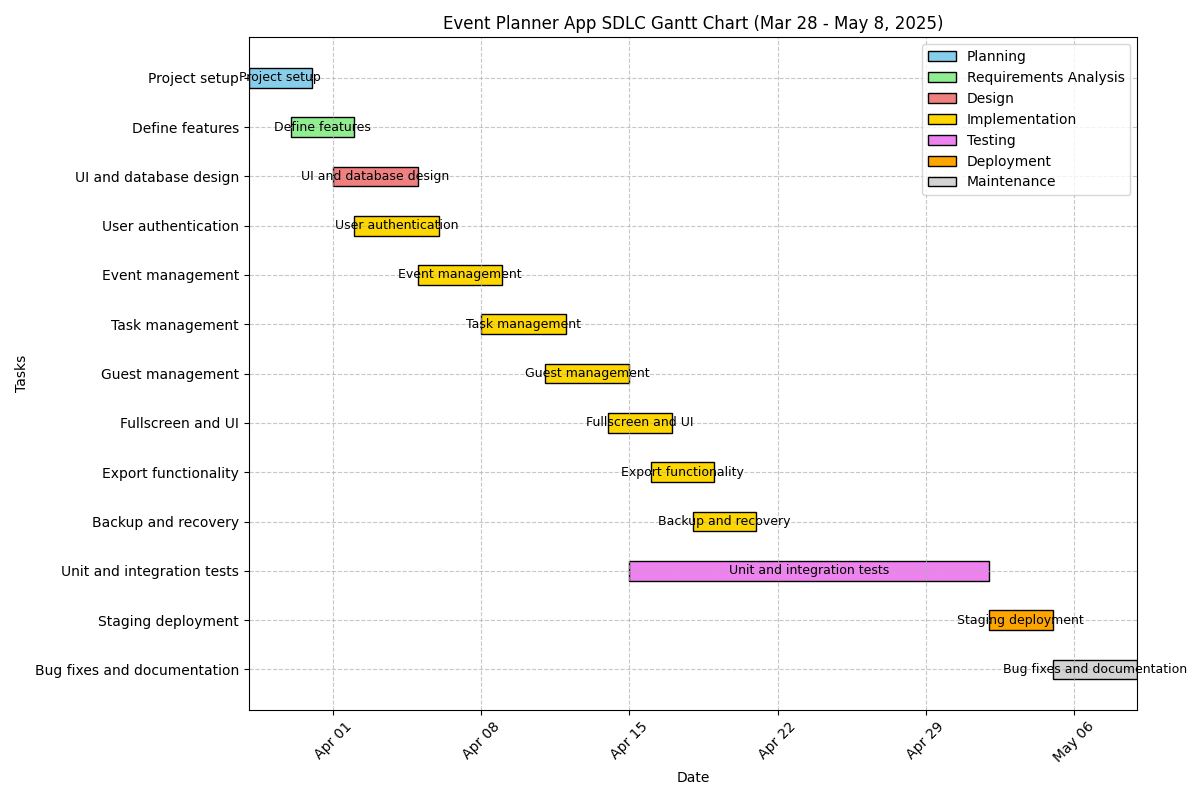

This chart was generated by the following Python code:
import matplotlib.pyplot as plt
import matplotlib.dates as mdates
from datetime import datetime, timedelta

# Project timeline
start_date = datetime(2025, 3, 28)
end_date = datetime(2025, 5, 8)

# Tasks mapped to SDLC phases (feature-related)
tasks = [
    # Planning
    {"phase": "Planning", "task": "Project setup", "start": datetime(2025, 3, 28), "duration": 3},
    # Requirements Analysis
    {"phase": "Requirements Analysis", "task": "Define features", "start": datetime(2025, 3, 30), "duration": 3},
    # Design
    {"phase": "Design", "task": "UI and database design", "start": datetime(2025, 4, 1), "duration": 4},
    # Implementation
    {"phase": "Implementation", "task": "User authentication", "start": datetime(2025, 4, 2), "duration": 4},
    {"phase": "Implementation", "task": "Event management", "start": datetime(2025, 4, 5), "duration": 4},
    {"phase": "Implementation", "task": "Task management", "start": datetime(2025, 4, 8), "duration": 4},
    {"phase": "Implementation", "task": "Guest management", "start": datetime(2025, 4, 11), "duration": 4},
    {"phase": "Implementation", "task": "Fullscreen and UI", "start": datetime(2025, 4, 14), "duration": 3},
    {"phase": "Implementation", "task": "Export functionality", "start": datetime(2025, 4, 16), "duration": 3},
    {"phase": "Implementation", "task": "Backup and recovery", "start": datetime(2025, 4, 18), "duration": 3},
    # Testing
    {"phase": "Testing", "task": "Unit and integration tests", "start": datetime(2025, 4, 15), "duration": 17},
    # Deployment
    {"phase": "Deployment", "task": "Staging deployment", "start": datetime(2025, 5, 2), "duration": 3},
    # Maintenance
    {"phase": "Maintenance", "task": "Bug fixes and documentation", "start": datetime(2025, 5, 5), "duration": 4},
]

# Colors for phases
phase_colors = {
    "Planning": "skyblue",
    "Requirements Analysis": "lightgreen",
    "Design": "lightcoral",
    "Implementation": "gold",
    "Testing": "violet",
    "Deployment": "orange",
    "Maintenance": "lightgrey"
}

# Create figure
fig, ax = plt.subplots(figsize=(12, 8))

# Plot tasks
for i, task in enumerate(tasks):
    start = mdates.date2num(task["start"])
    duration = task["duration"]
    ax.barh(i, duration, left=start, height=0.4, color=phase_colors[task["phase"]], edgecolor="black")
    ax.text(start + duration / 2, i, task["task"], ha="center", va="center", fontsize=9)

# Format x-axis (dates)
ax.xaxis.set_major_locator(mdates.WeekdayLocator(interval=1))
ax.xaxis.set_major_formatter(mdates.DateFormatter("%b %d"))
plt.xticks(rotation=45)
ax.set_xlim(mdates.date2num(start_date), mdates.date2num(end_date + timedelta(days=1)))

# Format y-axis (tasks)
ax.set_yticks(range(len(tasks)))
ax.set_yticklabels([task["task"] for task in tasks])
ax.invert_yaxis()

# Add grid and labels
ax.grid(True, linestyle="--", alpha=0.7)
ax.set_xlabel("Date")
ax.set_ylabel("Tasks")
ax.set_title("Event Planner App SDLC Gantt Chart (Mar 28 - May 8, 2025)")

# Add legend
from matplotlib.patches import Patch
legend_elements = [Patch(facecolor=color, edgecolor="black", label=phase) for phase, color in phase_colors.items()]
ax.legend(handles=legend_elements, loc="upper right")

# Save
plt.tight_layout()
plt.savefig("gantt_chart.png")
plt.close()